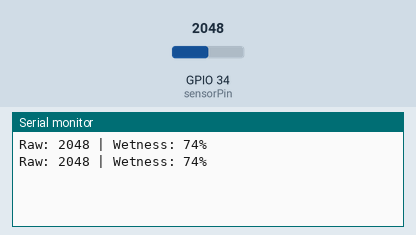
Bench run of a sketch on a simulated ESP32. On the bench: the last lines printed to the serial monitor. Inputs (shaded band) come from the test bench; at power-on: GPIO 34 (sensorPin) = 2048.

Above: at 1.8 s.
1.9 s: GPIO 34 (sensorPin) set to 2866
At 2.7 s:
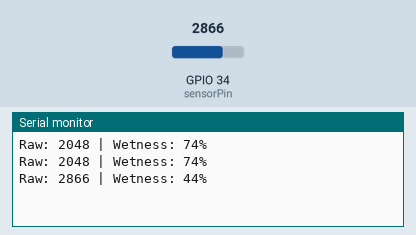
3.4 s: GPIO 34 (sensorPin) set to 3603
At 4.8 s:
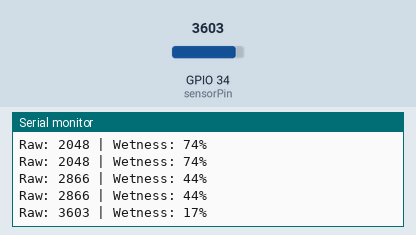
Timing chart, 0 to 6.4 s (numbered marks = the images above; inputs shaded):
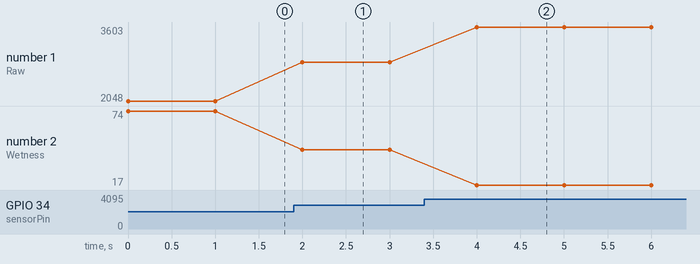

Measured:
- after the input at 1.9 s, the serial monitor: prints a new line after 0.10 s (image 1)
- after the input at 3.4 s, the serial monitor: prints a new line after 0.60 s (image 2)
- plotted number 1: 2048 → 2866 after the input at 1.9 s, 2866 → 3603 after the input at 3.4 s
- plotted number 2: 74 → 44 after the input at 1.9 s, 44 → 17 after the input at 3.4 s

The sketch:

calibration.ino
```cpp
const int sensorPin = 34;

// Calibration values
const int dryValue = 4095;
const int wetValue = 1350;

void setup() {
  Serial.begin(115200);
}

void loop() {
  int rawValue = analogRead(sensorPin);

  int wetness = map(rawValue, dryValue, wetValue, 0, 100);
  wetness = constrain(wetness, 0, 100);

  Serial.print("Raw: ");
  Serial.print(rawValue);

  Serial.print(" | Wetness: ");
  Serial.print(wetness);
  Serial.println("%");

  delay(1000);
}
```
